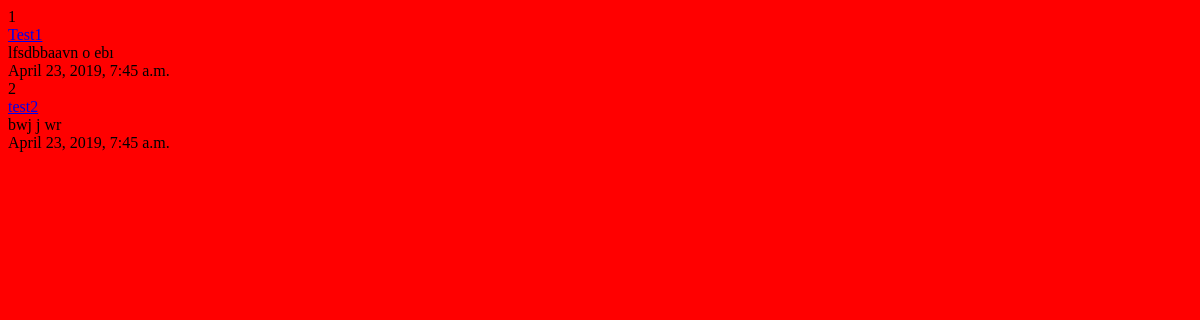
The app's page /post/index/, older data.
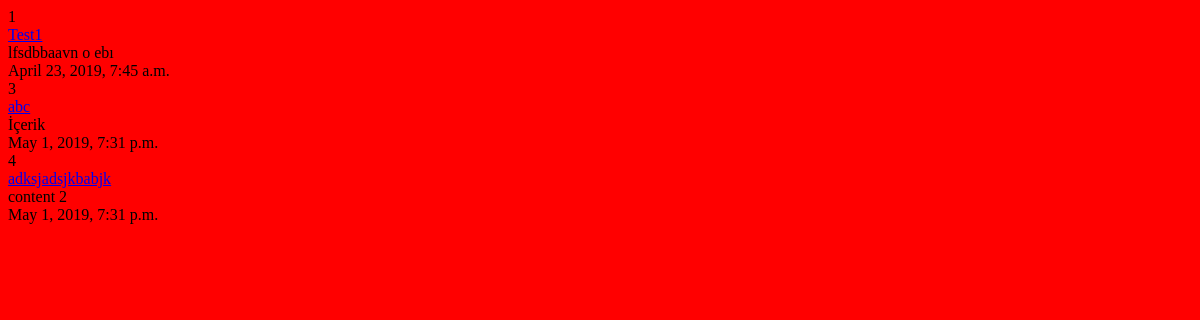
The same page, newer data.
### post/models.py (models this page shows, shortened)
class Post(models.Model):
    title = models.CharField(max_length = 120)
    content = models.TextField()
    publishing_date = models.DateTimeField(auto_now_add = True)
    def get_absolute_url(self):
        return reverse('post:detail', kwargs={'id': self.id})

### post/views.py (the view)
# urls.py: path('index/', post_index, name = 'index'),
def post_index(request):
    posts = Post.objects.all()
    return render(request, 'post/index.html', { 'posts': posts })

### templates/post/index.html
{% extends 'base.html' %}
{% block body %}
    {% for post in posts %}
        {{ post.id }} <br/>
        <a href="{{ post.get_absolute_url }}">{{ post.title }} </a> <br/>
        {{ post.content }} <br/>
        {{ post.publishing_date }} <br/>
    {% endfor %}
{% endblock %}

### templates/base.html (shortened to what this page needs)
{% load static %}
<!DOCTYPE html>
<html lang="en">
    <head>
        <link rel="stylesheet" href="{% static 'style.css' %}">
    </head>
    <body>
        {% block body %}
        {% endblock %}
    </body>
</html>

### static/style.css (style rules this page uses)
body { background-color: red; }

Row changes from the older to the newer data that the page shows:
removed Post: id "2", title "test2", content "bwj j wr", publishing_date "April 23, 2019, 7:45 a.m."
added Post: id "3", title "abc", content "İçerik", publishing_date "May 1, 2019, 7:31 p.m."
added Post: id "4", title "adksjadsjkbabjk", content "content 2", publishing_date "May 1, 2019, 7:31 p.m."
